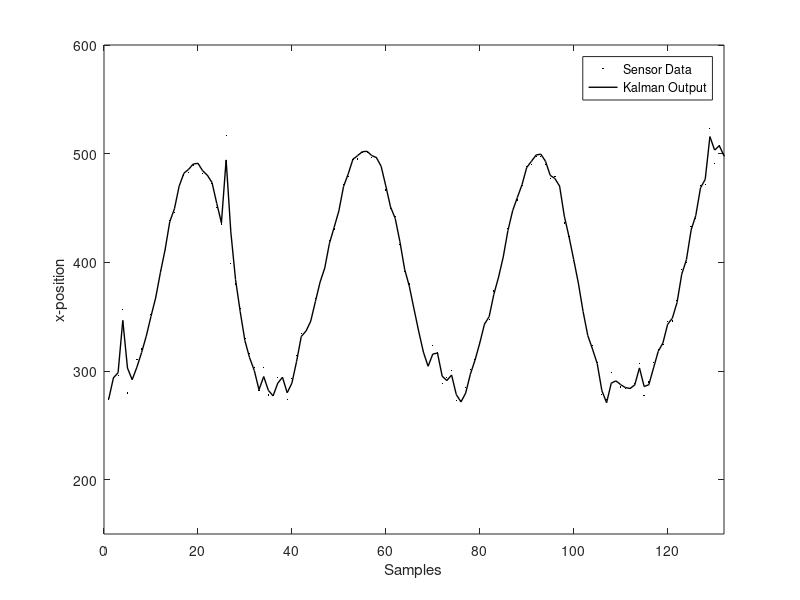
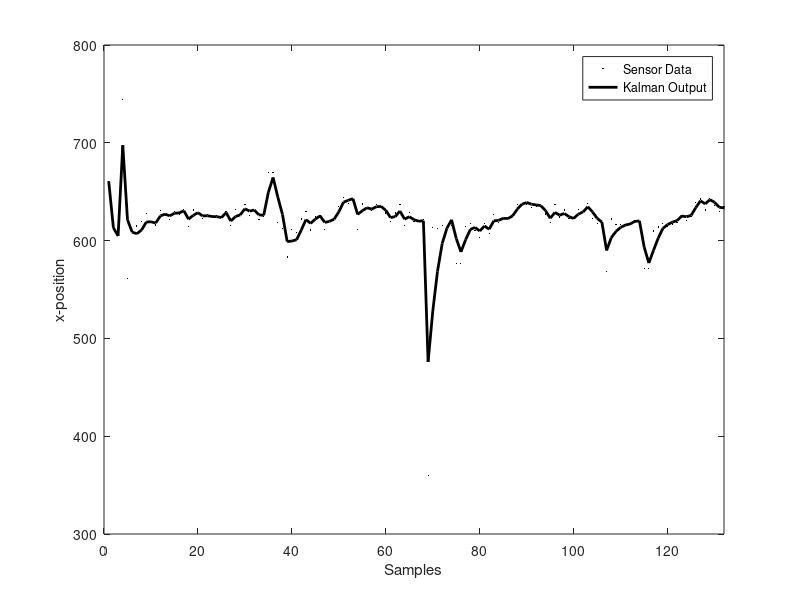

Here is the MATLAB script that generated these plots, in order:

% FILE NAME     : TwoD_Constant_Velocity.m
%
% DESCRIPTION   : Code to implement Kalman filter for 2D Constant Velocity Model. 
%
% PLATFORM		: Matlab
%
% DATE	        	NAME
% 9th-Oct-2018      Shashi Shivaraju

clear; %clear all the varaibles
clc; %clear the screeen

%Read data from file
Data = dlmread("2D-UWB-data.txt");

%Initialize the matrices
time = 1; %current time instant
measure_noise1 = 0.0001; %Measurement noise
measure_noise2 = 0.001; %Measurement noise
dynamic_noise1 = 0.0001; %Dynamic nosie
dynamic_noise2 = 0.0001; %Dynamic nosie
Yt = Data';  %Sensor measurements
Filter_Output = zeros(2, length(Data(:,1))); %Filter Output
I = [1 0 0 0; 0 1 0 0; 0 0 1 0; 0 0 0 1]; %Identity matrix
STrans_Mat = [1 0 time 0 ; 0 1 0 time; 0 0 1 0; 0 0 0 1]; %State transition matrix
M = [1 0 0 0 ; 0 1 0 0]; %Observation matrix
X_t1_t1 = [Data(1,1) ; Data(1,2) ; 0 ; 0]; %State matrix
R = [measure_noise1 0.00001; 0.00001 measure_noise2 ]; %CoVariance of Measurement noise
Q = [0 0 0 0; 0 0 0 0; 0 0 dynamic_noise1 0.00001; 0 0 0.00001 dynamic_noise2]; %Covariance of Dynamic noise
S_t1_t1 = [1 0.1 0.1 0.1; 0.1 1 0.1 0.1; 0.1 0.1 1 0.1; 0.1 0.1 0.1 1]; %State Covariance
K_G = zeros(4,2); %Kalman gain

%loop through the data set
while(time < length(Data(:,1) ))
    
     %Predict the next state
     X_t_t1 = STrans_Mat * X_t1_t1;
     %Predict the next state covariance 
     S_t_t1 = (STrans_Mat * S_t1_t1 * STrans_Mat') + Q;  
     %Calculate the Kalman Gain
     K_G = (S_t_t1 * M') / ( M * S_t_t1 * M' + R ); % (S_t_t1 * M') * inv( M * S_t_t1 * M' + R)
     
     %Update the state
     X_t_t = X_t_t1 + (K_G * (Yt(:,time) - (M * X_t_t1) ));
     %Update state covariance
     S_t_t = (I - (K_G * M) ) * S_t_t1 ;
     
     %Store the filter output for plotting
     Filter_Output(1,time) = X_t_t(1,1);
     Filter_Output(2,time) = X_t_t(2,1);

	 %loop (now t becomes t+1)
	 time = time + 1 ;
     X_t1_t1 = X_t_t;
     S_t1_t1 = S_t_t;
     
 end %end of while
 
%Plot the sensor data and the filter output
x = 1:length(Data(:,1)); 
figure(1)
plot(x,Data(:,1),"k.","markersize",3) ;
hold on
plot(x,Filter_Output(1,:), "k-","linewidth",1);
hold off
legend('Sensor Data','Kalman Output');
xlabel('Samples');
ylabel('x-position');
axis([0 132 150 600])


figure(2)
plot(x,Data(:,2),"k.","markersize",3) ;
hold on
plot(x,Filter_Output(2,:), "k-","linewidth",2);
hold off
legend('Sensor Data','Kalman Output');
xlabel('Samples');
ylabel('x-position');
axis([0 132 300 800])

